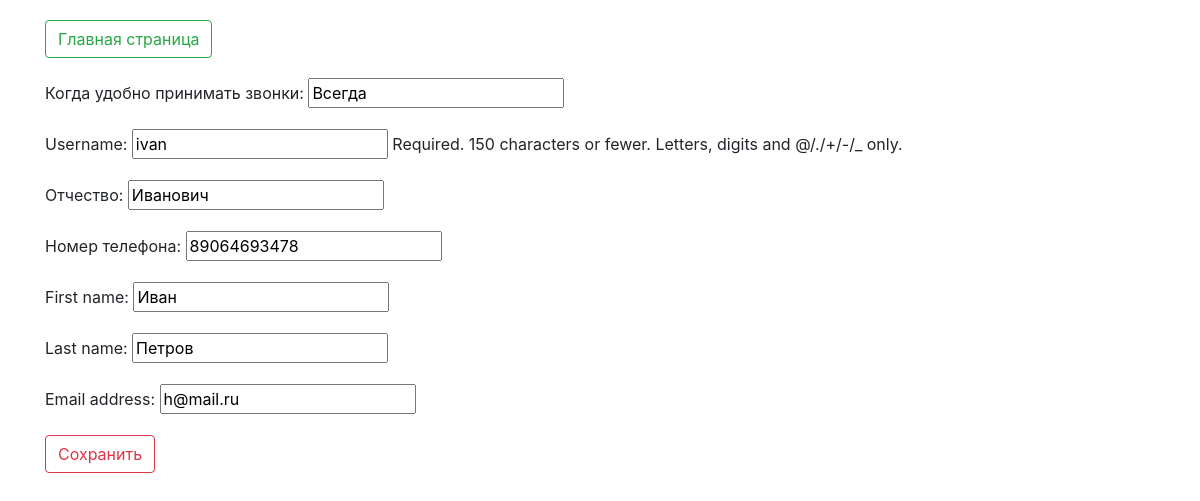
/4/edit_info/, run on the app's committed database.
### mainapp/models.py (models this page shows, shortened)
class User(AbstractUser):
    patronymic = models.CharField('Отчество', max_length=50, null=True, blank=True)
    role = models.CharField('Роль', max_length=50, default="Пользователь")
    phone = models.CharField('Номер телефона', max_length=50)
    convenient_time = models.CharField('Когда удобно принимать звонки', max_length=50)
    status_user = models.CharField(max_length=20, choices=UserStatus.CHOICES, default=UserStatus.waiting)

### mainapp/views.py (the view, shortened to what this page needs)
# urls.py: path('<slug:pk>/edit_info/', views.UserUpdateView.as_view(), name='info_update'),
class UserUpdateView(UpdateView):
    template_name = 'add.html'
    model = User
    form_class = UserForm
    permission_required = ''
    raise_exception = True

### mainapp/forms.py
class UserForm(ModelForm):
    class Meta:
        model = User
        fields = {'username', 'first_name', 'last_name', 'patronymic', 'patronymic', 'email', 'phone',
                  'convenient_time'}

### templates/add.html (shortened to what this page needs)
{% load crispy_forms_filters %}
{% load crispy_forms_tags %}
<!DOCTYPE html>
<html lang="en">
<head>
    <link rel="stylesheet" href="https://maxcdn.bootstrapcdn.com/bootstrap/4.1.3/css/bootstrap.min.css">
</head>
<body>
    <div class="container">
        <div class="add">
            <a class="btn btn-outline-success" style="margin-top: 20px; margin-bottom: 20px" href="{% url 'mainapp:index' %}" role="button">Главная страница</a>
            <form method="post">
                {{ form.as_p }}
                <input type="submit" class="btn btn-outline-danger" value="Сохранить">
            </form>
        </div>
    </div>
</body>
</html>

### data on the page
User: convenient_time "Всегда", username "ivan", patronymic "Иванович", phone "89064693478", first_name "Иван", last_name "Петров", email "h@mail.ru"
